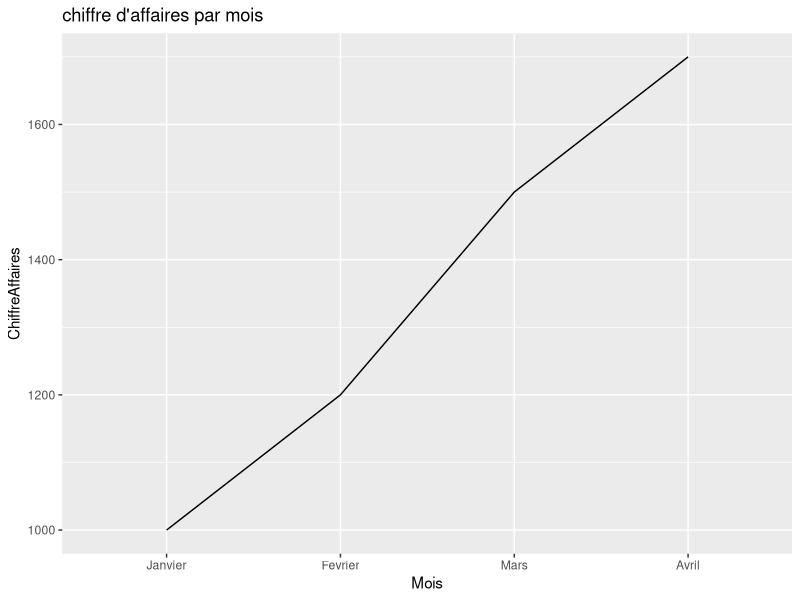

Write R code to recreate this figure.
library(ggplot2)

mois <- c("Janvier", "Fevrier", "Mars", "Avril")
chiffreAffaires <- c(1000, 1200, 1500, 1700)

ventes <- data.frame(Mois = mois, ChiffreAffaires = chiffreAffaires)

ventes$Mois <- factor(ventes$Mois, levels = c("Janvier", "Fevrier", "Mars", "Avril"))

ggplot(ventes, aes(x = Mois, y = ChiffreAffaires,  group = 1)) + geom_line() + ggtitle("chiffre d'affaires par mois")